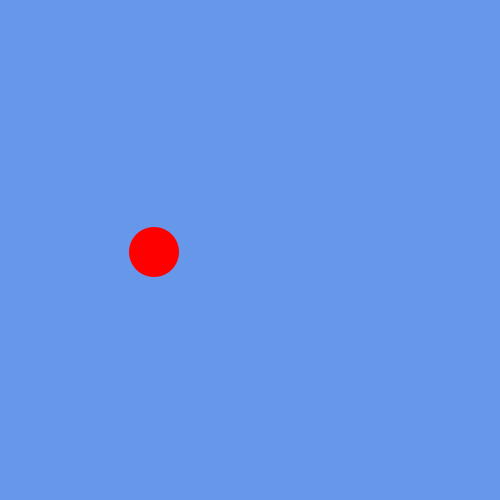
Frame 1 (no input)
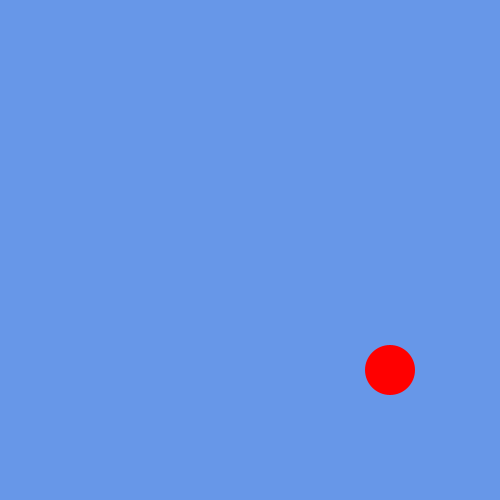
Frame 60 (the mouse pressed at the canvas centre just before this capture)
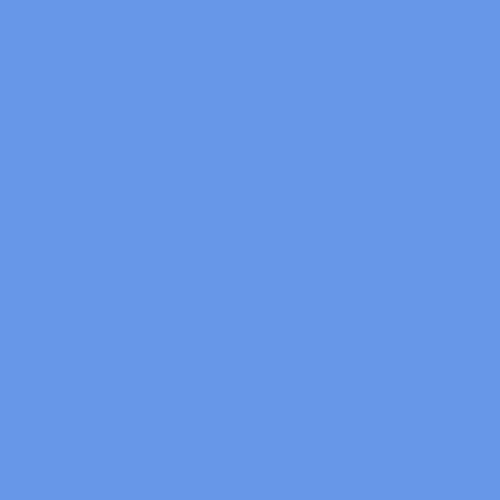
Frame 120 (the mouse held since frame 60 and released just before this capture)

The Processing sketch that drew these frames (run headless with seeded random() and noise(); from frame 60 on, the mouse is pressed at the canvas centre):

// Processing sketch: laptop_skin
// ── laptop_skin.pde
//variables
int ballX = 150; //horrazontal
int ballY = 250; // vertical

// int ballX2 = 250;
// int ballY2 = 250;

// int ballX3 = 350;
// int ballY3 = 250;

int speedY = 2; 
int speedX = 4;


void setup () {
  //canvas
  size (500, 500); 
  //colorMode
  colorMode (HSB, 360, 100, 100);
  // Slow down the animation
  //frameRate(1);
}

void draw () {

  ballY = ballY +speedY;
  // println("Vertical position is: " + ballY);
  // println("ballD is: " + speedY);


  ballX = ballX + speedX;

  println("Horizontal position is: " + ballX);
  println("speedX is: " + speedX);

  if (ballY < 25 || ballY >475) {
    speedY = speedY*-1;
  }


  background (#6797E8);
  noStroke();
  fill (360, 100, 100); 
  ellipse (ballX, ballY, 50, 50);
  // ellipse (ballX2, ballY2, 50, 50);
  // ellipse (ballX3, ballY3, 50, 50);
}
